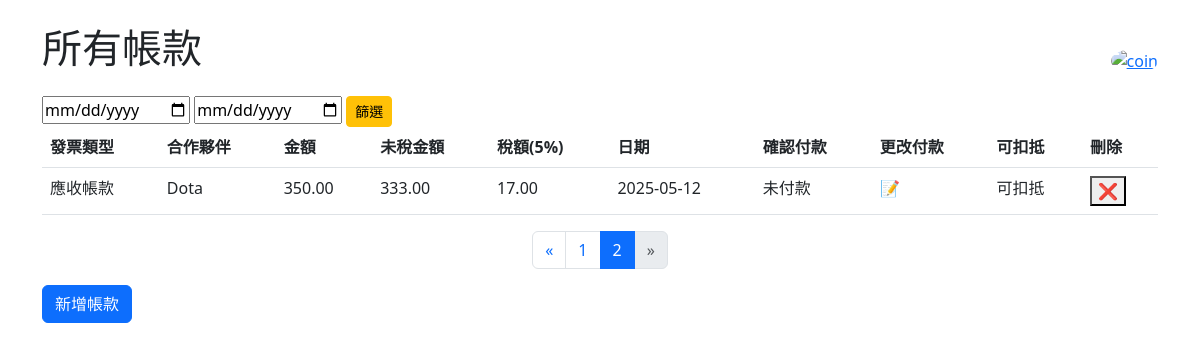
The page /apar/list/?page=2 on the database its author committed.
### apar/models.py (models this page shows, shortened)
class Invoice(models.Model):
    INVOICE_TYPE=[
        ('AR','應收帳款'),
        ('AP','應付帳款')
    ]
    partner=models.ForeignKey(Partner,on_delete=models.CASCADE)
    invoice_type=models.CharField(max_length=2,choices=INVOICE_TYPE)
    invoice_number = models.CharField(
        max_length=10,blank=True,null=True,
        validators=[validate_invoice_number],
        unique=True,
    )
    amount=models.DecimalField(max_digits=10,decimal_places=2)
    amount_excl_tax=models.DecimalField(max_digits=10,decimal_places=2,blank=True,null=True)
    tax_amount=models.DecimalField(max_digits=10,decimal_places=2,blank=True,null=True)
    description=models.TextField(blank=True)
    date=models.DateField()
    is_paid=models.BooleanField(default=False)
    not_deducted=models.BooleanField(default=False)

class Partner(models.Model):
    name=models.CharField(max_length=100)
    email=models.EmailField(blank=True,null=True)
    phone=models.CharField(max_length=20,blank=True,null=True)
    partner_number=models.CharField(max_length=8,blank=True,null=True)

### apar/views.py (the view)
# urls.py: path("list/",views.invoice_list,name='invoice_list'),
def invoice_list(request):
    invoices=Invoice.objects.all()
    paginator=Paginator(invoices,10)
    page_number=request.GET.get('page')
    page_obj=paginator.get_page(page_number)
    return render(request,'apar/invoice_list.html',{
        'invoices':page_obj,
        'page_obj':page_obj
    })

### apar/templates/apar/invoice_list.html (shortened to what this page needs)
{% extends "apar/layout.html" %}
{% load static %}
{% block content %}
<div class="d-flex flex-column flex-sm-row justify-content-between align-items-center">
    <h1 class="mb-4">所有帳款</h1>
    <a href="{% url 'index' %}">
        <img src="https://resize-image.vocus.cc/resize?compression=6&norotation=true&url=https%3A%2F%2Fimages.vocus.cc%2F46f46475-7667-4525-ad19-36a28e6511dd.png&width=740&sign=v25qveCdmUMUATitvNuI6MYv2mCs2-RQOUj6DWc1qZM" alt="coin" width="50" height="50" class="rounded-circle">
    </a>
</div>
<div>
    <form action="{% url 'filter_date' %}" method="get">
    <input type="date" id="date_filter" name="start_date" >
    <input type="date" id="date_filter_end" name="end_date">
    <button id="filter_button" type="submit" class="btn btn-warning btn-sm">篩選</button>
    </form>
</div>
<table class="table">
    <thead>
        <tr>
            <th>發票類型</th>
            <th>合作夥伴</th>
            <th>金額</th>
            <th>未稅金額</th>
            <th>稅額(5%)</th>
            <th>日期</th>
            <th>確認付款</th>
            <th>更改付款</th>
            <th>可扣抵</th>
            <th>刪除</th>
        </tr>
    </thead>
    <tbody>
        {% for invoice in invoices %}
        <tr>
            <td>{{ invoice.get_invoice_type_display }}</td>
            <td>{{ invoice.partner.name }}</td>
            <td>{{ invoice.amount }}</td>
            <td>{{ invoice.amount_excl_tax }}</td>
            <td>{{ invoice.tax_amount}}</td>
            <td>{{ invoice.date|date:"Y-m-d"  }}</td>
            {% if invoice.is_paid %}
            <td>已付款</td>
            {% else %}
            <td>未付款</td>
            {% endif %}
            <td>
                <form  action="{% url 'payment_status' invoice.id  %}" method="post">
                    <button type="submit" class="border-0 bg-transparent p-0" onclick="return confirm('要更改付款狀態嗎？')">
                    📝
                    </button>
                </form>
            </td>
            {% if invoice.not_deducted %}
            <td>不可扣抵</td>
            {% else %}
            <td>可扣抵</td>
            {% endif %}
            <td>
                <form action="{% url 'delete_invoice' invoice.id %}" method="post">
                    <button type="submit" onclick="return confirm('確定要刪除這筆帳款嗎？')">❌ </button>
                </form>
            </td>
        </tr>
        {% empty %}
        <tr>
            <td colspan="5">目前沒有帳款資料。</td>
        </tr>
        {% endfor %}
    </tbody>
</table>
<nav aria-label="Page navigation">
  <ul class="pagination justify-content-center">
    {% if page_obj.has_previous %}
      <li class="page-item">
        <a class="page-link" href="?page={{ page_obj.previous_page_number }}" aria-label="Previous">
          <span aria-hidden="true">&laquo;</span>
        </a>
      </li>
    {% else %}
      <li class="page-item disabled">
        <span class="page-link">&laquo;</span>
      </li>
    {% endif %}
    {% for num in page_obj.paginator.page_range %}
      {% if num == page_obj.number %}
        <li class="page-item active">
          <span class="page-link">{{ num }}</span>
        </li>
      {% elif num >= page_obj.number|add:-2 and num <= page_obj.number|add:2 %}
        <li class="page-item">
          <a class="page-link" href="?page={{ num }}">{{ num }}</a>
        </li>
      {% endif %}
    {% endfor %}
    {% if page_obj.has_next %}
      <li class="page-item">
        <a class="page-link" href="?page={{ page_obj.next_page_number }}" aria-label="Next">
          <span aria-hidden="true">&raquo;</span>
        </a>
      </li>
    {% else %}
      <li class="page-item disabled">
        <span class="page-link">&raquo;</span>
      </li>
    {% endif %}
  </ul>
</nav>
<a href="{% url 'create_invoice' %}" class="btn btn-primary">新增帳款</a>
{% endblock %}

### rows shown on the page
Invoice: invoice_type "應收帳款", partner.name "Dota", amount "350.00", amount_excl_tax "333.00", tax_amount "17.00", date "2025-05-12", is_paid "未付款", not_deducted "可扣抵"

### other values the page prints
{{ num }} "1"
{{ num }} "2"
